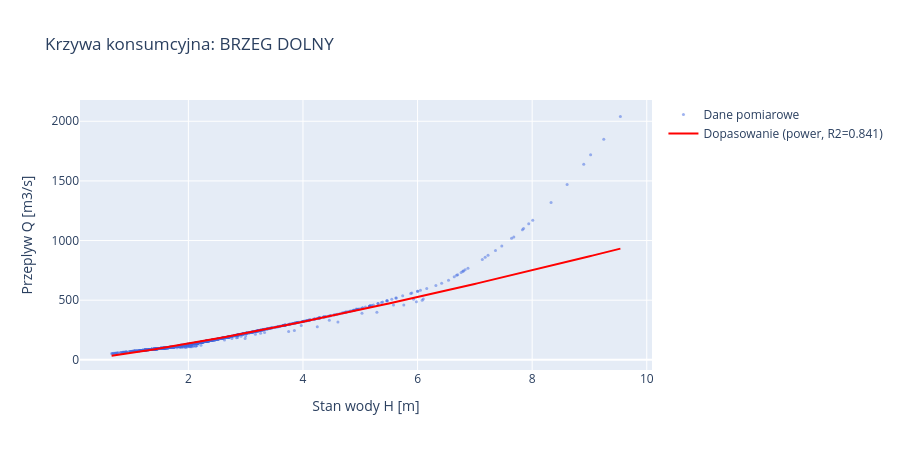

The cell this chart's notebook holds for it:
### Markdown cell above
**Prompt do LLM:**
> *"Napisz kod ktory: (1) dla kazdej stacji z brakujacymi przeplywami zbuduje krzywa
> konsumcyjna (build_rating_curve), (2) narysuje scatter H vs Q z dopasowana krzywa,
> (3) jesli R2 > 0.7, zrekonstruuje brakujace przeplywy (reconstruct_discharge),
> (4) pokaze ile wartosci uzupelniono."*

**Uzyte moduly/funkcje:** `src.hydrology.build_rating_curve()`, `src.hydrology.apply_rating_curve()`, `src.hydrology.reconstruct_discharge()`

### Code cell
df_filled = df.copy()

for sid in df['station_id'].unique():
    sdf = df[df['station_id'] == sid]
    name = sdf['station_name'].iloc[0]
    n_missing_q = sdf['discharge_m3s'].isna().sum()
    n_has_h = sdf['water_level_cm'].notna().sum()

    if n_missing_q == 0:
        print(f'{name}: brak luk w przeplywach -- pomijam krzywa konsumcyjna.\n')
        continue

    if n_has_h < len(sdf) * 0.5:
        print(f'{name}: za malo danych stanu wody -- pomijam.\n')
        continue

    # Zbuduj krzywa konsumcyjna
    try:
        rating = build_rating_curve(df_filled, sid)
    except ValueError as e:
        print(f'{name}: {e}\n')
        continue

    print(f'{name}: krzywa konsumcyjna ({rating["type"]}), R2 = {rating["r2"]:.4f}, '
          f'n = {rating["n_points"]} punktow')

    # Wykres: dane pomiarowe + dopasowanie
    sdf_valid = sdf.dropna(subset=['water_level_cm', 'discharge_m3s'])
    H_m = sdf_valid['water_level_cm'].values / 100.0
    Q_obs = sdf_valid['discharge_m3s'].values

    H_plot = np.linspace(H_m.min(), H_m.max(), 200)
    Q_plot = apply_rating_curve(H_plot, rating)

    fig = go.Figure()
    fig.add_trace(go.Scatter(x=H_m, y=Q_obs, mode='markers',
        marker=dict(size=3, color='royalblue', opacity=0.5), name='Dane pomiarowe'))
    fig.add_trace(go.Scatter(x=H_plot, y=Q_plot, mode='lines',
        line=dict(color='red', width=2),
        name=f'Dopasowanie ({rating["type"]}, R2={rating["r2"]:.3f})'))
    fig.update_layout(
        title=f'Krzywa konsumcyjna: {name}',
        xaxis_title='Stan wody H [m]', yaxis_title='Przeplyw Q [m3/s]',
        height=450)
    fig.show()

    # Rekonstrukcja brakujacych przeplywow
    if rating['r2'] > 0.7:
        before = df_filled.loc[df_filled['station_id'] == sid, 'discharge_m3s'].isna().sum()
        df_filled = reconstruct_discharge(df_filled, sid, rating)
        after = df_filled.loc[df_filled['station_id'] == sid, 'discharge_m3s'].isna().sum()
        print(f'  Uzupelniono {before - after} wartosci przeplywu.\n')
    else:
        print(f'  R2 za niskie ({rating["r2"]:.3f}) -- nie rekonstruuje.\n')

### Figure 1 — Plotly figure (JSON) as saved in the notebook; plotly's stock layout.template omitted (floating-point values rounded to 4 significant figures; data arrays with more than 128 entries replaced by an {"elided": "..."} marker saying what was removed)
{"data": [{"marker": {"color": "royalblue", "opacity": 0.5, "size": 3}, "mode": "markers", "name": "Dane pomiarowe", "type": "scatter", "x": {"elided": "1096 float values"}, "y": {"elided": "1096 float values"}}, {"line": {"color": "red", "width": 2}, "mode": "lines", "name": "Dopasowanie (power, R2=0.841)", "type": "scatter", "x": {"elided": "200 float values"}, "y": {"elided": "200 float values"}}], "layout": {"height": 450, "title": {"text": "Krzywa konsumcyjna: BRZEG DOLNY"}, "xaxis": {"title": {"text": "Stan wody H [m]"}}, "yaxis": {"title": {"text": "Przeplyw Q [m3/s]"}}}}
